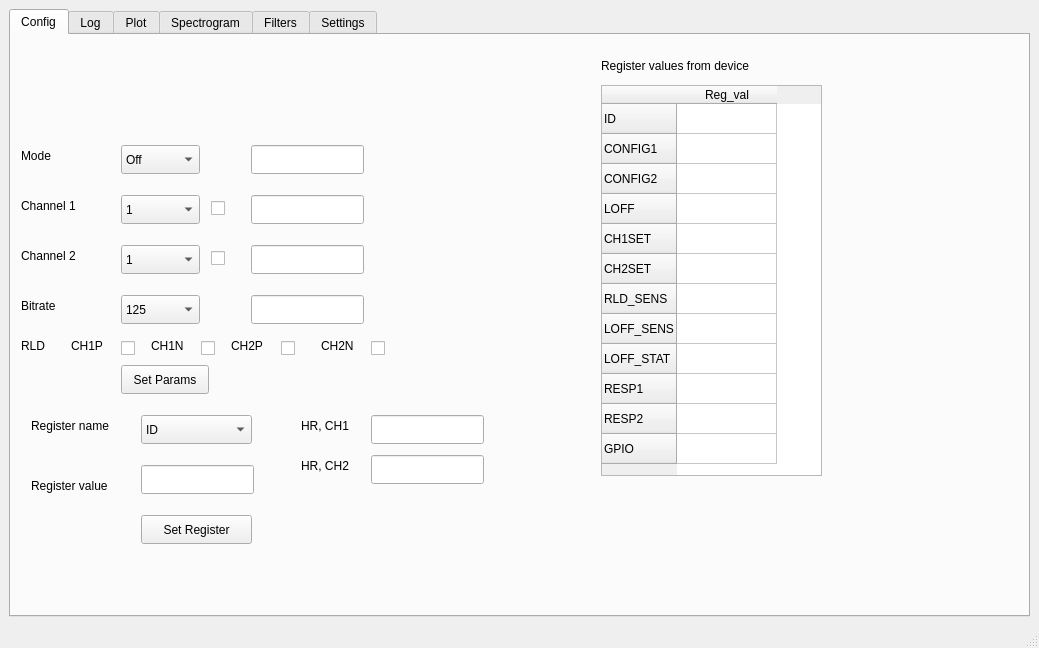
<?xml version="1.0" encoding="UTF-8"?>
<ui version="4.0">
 <class>MainWindow</class>
 <widget class="QMainWindow" name="MainWindow">
  <property name="geometry">
   <rect>
    <x>0</x>
    <y>0</y>
    <width>1039</width>
    <height>648</height>
   </rect>
  </property>
  <property name="windowTitle">
   <string>MainWindow</string>
  </property>
  <widget class="QWidget" name="centralwidget">
   <layout class="QVBoxLayout" name="verticalLayout">
    <item>
     <widget class="QTabWidget" name="tabWidget">
      <property name="currentIndex">
       <number>0</number>
      </property>
      <property name="tabsClosable">
       <bool>false</bool>
      </property>
      <property name="movable">
       <bool>false</bool>
      </property>
      <widget class="QWidget" name="configTab">
       <attribute name="title">
        <string>Config</string>
       </attribute>
       <widget class="QTableWidget" name="registerReadTable">
        <property name="geometry">
         <rect>
          <x>590</x>
          <y>50</y>
          <width>221</width>
          <height>391</height>
         </rect>
        </property>
        <property name="rowCount">
         <number>12</number>
        </property>
        <property name="columnCount">
         <number>1</number>
        </property>
        <attribute name="horizontalHeaderDefaultSectionSize">
         <number>100</number>
        </attribute>
        <row>
         <property name="text">
          <string>ID</string>
         </property>
        </row>
        <row>
         <property name="text">
          <string>CONFIG1</string>
         </property>
        </row>
        <row>
         <property name="text">
          <string>CONFIG2</string>
         </property>
        </row>
        <row>
         <property name="text">
          <string>LOFF</string>
         </property>
        </row>
        <row>
         <property name="text">
          <string>CH1SET</string>
         </property>
        </row>
        <row>
         <property name="text">
          <string>CH2SET</string>
         </property>
        </row>
        <row>
         <property name="text">
          <string>RLD_SENS</string>
         </property>
        </row>
        <row>
         <property name="text">
          <string>LOFF_SENS</string>
         </property>
        </row>
        <row>
         <property name="text">
          <string>LOFF_STAT</string>
         </property>
        </row>
        <row>
         <property name="text">
          <string>RESP1</string>
         </property>
        </row>
        <row>
         <property name="text">
          <string>RESP2</string>
         </property>
        </row>
        <row>
         <property name="text">
          <string>GPIO</string>
         </property>
        </row>
        <column>
         <property name="text">
          <string>Reg_val</string>
         </property>
        </column>
       </widget>
       <widget class="QComboBox" name="modeComboBox">
        <property name="geometry">
         <rect>
          <x>110</x>
          <y>110</y>
          <width>79</width>
          <height>29</height>
         </rect>
        </property>
        <item>
         <property name="text">
          <string>Off</string>
         </property>
        </item>
        <item>
         <property name="text">
          <string>On</string>
         </property>
        </item>
        <item>
         <property name="text">
          <string>Test</string>
         </property>
        </item>
       </widget>
       <widget class="QComboBox" name="channel1ComboBox">
        <property name="geometry">
         <rect>
          <x>110</x>
          <y>160</y>
          <width>79</width>
          <height>29</height>
         </rect>
        </property>
        <item>
         <property name="text">
          <string>1</string>
         </property>
        </item>
        <item>
         <property name="text">
          <string>2</string>
         </property>
        </item>
        <item>
         <property name="text">
          <string>3</string>
         </property>
        </item>
        <item>
         <property name="text">
          <string>4</string>
         </property>
        </item>
        <item>
         <property name="text">
          <string>6</string>
         </property>
        </item>
        <item>
         <property name="text">
          <string>8</string>
         </property>
        </item>
        <item>
         <property name="text">
          <string>12</string>
         </property>
        </item>
       </widget>
       <widget class="QComboBox" name="channel2ComboBox">
        <property name="geometry">
         <rect>
          <x>110</x>
          <y>210</y>
          <width>79</width>
          <height>29</height>
         </rect>
        </property>
        <item>
         <property name="text">
          <string>1</string>
         </property>
        </item>
        <item>
         <property name="text">
          <string>2</string>
         </property>
        </item>
        <item>
         <property name="text">
          <string>3</string>
         </property>
        </item>
        <item>
         <property name="text">
          <string>4</string>
         </property>
        </item>
        <item>
         <property name="text">
          <string>6</string>
         </property>
        </item>
        <item>
         <property name="text">
          <string>8</string>
         </property>
        </item>
        <item>
         <property name="text">
          <string>12</string>
         </property>
        </item>
       </widget>
       <widget class="QLabel" name="label">
        <property name="geometry">
         <rect>
          <x>10</x>
          <y>110</y>
          <width>63</width>
          <height>21</height>
         </rect>
        </property>
        <property name="text">
         <string>Mode</string>
        </property>
       </widget>
       <widget class="QLabel" name="label_2">
        <property name="geometry">
         <rect>
          <x>590</x>
          <y>20</y>
          <width>211</width>
          <height>21</height>
         </rect>
        </property>
        <property name="text">
         <string>Register values from device</string>
        </property>
       </widget>
       <widget class="QLabel" name="label_3">
        <property name="geometry">
         <rect>
          <x>10</x>
          <y>160</y>
          <width>81</width>
          <height>21</height>
         </rect>
        </property>
        <property name="text">
         <string>Channel 1</string>
        </property>
       </widget>
       <widget class="QLabel" name="label_4">
        <property name="geometry">
         <rect>
          <x>10</x>
          <y>210</y>
          <width>81</width>
          <height>21</height>
         </rect>
        </property>
        <property name="text">
         <string>Channel 2</string>
        </property>
       </widget>
       <widget class="QLabel" name="label_5">
        <property name="geometry">
         <rect>
          <x>10</x>
          <y>260</y>
          <width>81</width>
          <height>21</height>
         </rect>
        </property>
        <property name="text">
         <string>Bitrate</string>
        </property>
       </widget>
       <widget class="QComboBox" name="bitrateComboBox">
        <property name="geometry">
         <rect>
          <x>110</x>
          <y>260</y>
          <width>79</width>
          <height>29</height>
         </rect>
        </property>
        <item>
         <property name="text">
          <string>125</string>
         </property>
        </item>
        <item>
         <property name="text">
          <string>250</string>
         </property>
        </item>
        <item>
         <property name="text">
          <string>500</string>
         </property>
        </item>
        <item>
         <property name="text">
          <string>1000</string>
         </property>
        </item>
        <item>
         <property name="text">
          <string>2000</string>
         </property>
        </item>
        <item>
         <property name="text">
          <string>4000</string>
         </property>
        </item>
        <item>
         <property name="text">
          <string>8000</string>
         </property>
        </item>
       </widget>
       <widget class="QPushButton" name="saveParamsPushButton">
        <property name="geometry">
         <rect>
          <x>110</x>
          <y>330</y>
          <width>88</width>
          <height>29</height>
         </rect>
        </property>
        <property name="text">
         <string>Set Params</string>
        </property>
       </widget>
       <widget class="QComboBox" name="setRegisterComboBox">
        <property name="geometry">
         <rect>
          <x>130</x>
          <y>380</y>
          <width>111</width>
          <height>29</height>
         </rect>
        </property>
        <item>
         <property name="text">
          <string>ID</string>
         </property>
        </item>
        <item>
         <property name="text">
          <string>CONFIG1</string>
         </property>
        </item>
        <item>
         <property name="text">
          <string>CONFIG2</string>
         </property>
        </item>
        <item>
         <property name="text">
          <string>LOFF</string>
         </property>
        </item>
        <item>
         <property name="text">
          <string>CH1SET</string>
         </property>
        </item>
        <item>
         <property name="text">
          <string>CH2SET</string>
         </property>
        </item>
        <item>
         <property name="text">
          <string>RLD_SENS</string>
         </property>
        </item>
        <item>
         <property name="text">
          <string>LOFF_SENS</string>
         </property>
        </item>
        <item>
         <property name="text">
          <string>LOFF_STAT</string>
         </property>
        </item>
        <item>
         <property name="text">
          <string>RESP1</string>
         </property>
        </item>
        <item>
         <property name="text">
          <string>RESP2</string>
         </property>
        </item>
        <item>
         <property name="text">
          <string>GPIO</string>
         </property>
        </item>
       </widget>
       <widget class="QLabel" name="label_6">
        <property name="geometry">
         <rect>
          <x>20</x>
          <y>380</y>
          <width>111</width>
          <height>21</height>
         </rect>
        </property>
        <property name="text">
         <string>Register name</string>
        </property>
       </widget>
       <widget class="QLabel" name="label_7">
        <property name="geometry">
         <rect>
          <x>20</x>
          <y>440</y>
          <width>101</width>
          <height>21</height>
         </rect>
        </property>
        <property name="text">
         <string>Register value</string>
        </property>
       </widget>
       <widget class="QPushButton" name="saveRegisterPushButton">
        <property name="geometry">
         <rect>
          <x>130</x>
          <y>480</y>
          <width>111</width>
          <height>29</height>
         </rect>
        </property>
        <property name="text">
         <string>Set Register</string>
        </property>
       </widget>
       <widget class="QLineEdit" name="setRegisterLineEdit">
        <property name="geometry">
         <rect>
          <x>130</x>
          <y>430</y>
          <width>113</width>
          <height>29</height>
         </rect>
        </property>
       </widget>
       <widget class="QCheckBox" name="channel1CheckBox">
        <property name="geometry">
         <rect>
          <x>200</x>
          <y>160</y>
          <width>21</width>
          <height>27</height>
         </rect>
        </property>
        <property name="text">
         <string/>
        </property>
       </widget>
       <widget class="QCheckBox" name="channel2CheckBox">
        <property name="geometry">
         <rect>
          <x>200</x>
          <y>210</y>
          <width>21</width>
          <height>27</height>
         </rect>
        </property>
        <property name="text">
         <string/>
        </property>
       </widget>
       <widget class="QLineEdit" name="modeLineEdit">
        <property name="geometry">
         <rect>
          <x>240</x>
          <y>110</y>
          <width>113</width>
          <height>29</height>
         </rect>
        </property>
       </widget>
       <widget class="QLineEdit" name="channel1LineEdit">
        <property name="geometry">
         <rect>
          <x>240</x>
          <y>160</y>
          <width>113</width>
          <height>29</height>
         </rect>
        </property>
       </widget>
       <widget class="QLineEdit" name="channel2LineEdit">
        <property name="geometry">
         <rect>
          <x>240</x>
          <y>210</y>
          <width>113</width>
          <height>29</height>
         </rect>
        </property>
       </widget>
       <widget class="QLineEdit" name="bitrateLineEdit">
        <property name="geometry">
         <rect>
          <x>240</x>
          <y>260</y>
          <width>113</width>
          <height>29</height>
         </rect>
        </property>
       </widget>
       <widget class="QCheckBox" name="RLDCH1PCheckBox">
        <property name="geometry">
         <rect>
          <x>110</x>
          <y>300</y>
          <width>21</width>
          <height>27</height>
         </rect>
        </property>
        <property name="text">
         <string/>
        </property>
       </widget>
       <widget class="QLabel" name="label_8">
        <property name="geometry">
         <rect>
          <x>10</x>
          <y>300</y>
          <width>63</width>
          <height>21</height>
         </rect>
        </property>
        <property name="text">
         <string>RLD</string>
        </property>
       </widget>
       <widget class="QLabel" name="label_9">
        <property name="geometry">
         <rect>
          <x>60</x>
          <y>300</y>
          <width>41</width>
          <height>21</height>
         </rect>
        </property>
        <property name="text">
         <string>CH1P</string>
        </property>
       </widget>
       <widget class="QLabel" name="label_19">
        <property name="geometry">
         <rect>
          <x>140</x>
          <y>300</y>
          <width>41</width>
          <height>21</height>
         </rect>
        </property>
        <property name="text">
         <string>CH1N</string>
        </property>
       </widget>
       <widget class="QCheckBox" name="RLDCH1NCheckBox">
        <property name="geometry">
         <rect>
          <x>190</x>
          <y>300</y>
          <width>21</width>
          <height>27</height>
         </rect>
        </property>
        <property name="text">
         <string/>
        </property>
       </widget>
       <widget class="QLabel" name="label_20">
        <property name="geometry">
         <rect>
          <x>220</x>
          <y>300</y>
          <width>41</width>
          <height>21</height>
         </rect>
        </property>
        <property name="text">
         <string>CH2P</string>
        </property>
       </widget>
       <widget class="QCheckBox" name="RLDCH2PCheckBox">
        <property name="geometry">
         <rect>
          <x>270</x>
          <y>300</y>
          <width>21</width>
          <height>27</height>
         </rect>
        </property>
        <property name="text">
         <string/>
        </property>
       </widget>
       <widget class="QLabel" name="label_21">
        <property name="geometry">
         <rect>
          <x>310</x>
          <y>300</y>
          <width>41</width>
          <height>21</height>
         </rect>
        </property>
        <property name="text">
         <string>CH2N</string>
        </property>
       </widget>
       <widget class="QCheckBox" name="RLDCH2NCheckBox">
        <property name="geometry">
         <rect>
          <x>360</x>
          <y>300</y>
          <width>21</width>
          <height>27</height>
         </rect>
        </property>
        <property name="text">
         <string/>
        </property>
       </widget>
       <widget class="QLineEdit" name="pulseLineEdit_1">
        <property name="geometry">
         <rect>
          <x>360</x>
          <y>380</y>
          <width>113</width>
          <height>29</height>
         </rect>
        </property>
       </widget>
       <widget class="QLineEdit" name="pulseLineEdit_2">
        <property name="geometry">
         <rect>
          <x>360</x>
          <y>420</y>
          <width>113</width>
          <height>29</height>
         </rect>
        </property>
       </widget>
       <widget class="QLabel" name="label_10">
        <property name="geometry">
         <rect>
          <x>290</x>
          <y>380</y>
          <width>63</width>
          <height>21</height>
         </rect>
        </property>
        <property name="text">
         <string>HR, CH1</string>
        </property>
       </widget>
       <widget class="QLabel" name="label_11">
        <property name="geometry">
         <rect>
          <x>290</x>
          <y>420</y>
          <width>63</width>
          <height>21</height>
         </rect>
        </property>
        <property name="text">
         <string>HR, CH2</string>
        </property>
       </widget>
      </widget>
      <widget class="QWidget" name="logTab">
       <attribute name="title">
        <string>Log</string>
       </attribute>
       <widget class="QCheckBox" name="debugCheckBox">
        <property name="geometry">
         <rect>
          <x>820</x>
          <y>490</y>
          <width>71</width>
          <height>27</height>
         </rect>
        </property>
        <property name="text">
         <string>Debug</string>
        </property>
       </widget>
       <widget class="QTextEdit" name="logOutput">
        <property name="geometry">
         <rect>
          <x>10</x>
          <y>20</y>
          <width>800</width>
          <height>500</height>
         </rect>
        </property>
        <property name="maximumSize">
         <size>
          <width>800</width>
          <height>500</height>
         </size>
        </property>
       </widget>
       <widget class="QCheckBox" name="receiverCheckBox">
        <property name="geometry">
         <rect>
          <x>820</x>
          <y>450</y>
          <width>101</width>
          <height>27</height>
         </rect>
        </property>
        <property name="text">
         <string>Receiver</string>
        </property>
       </widget>
       <widget class="QCheckBox" name="transmitterCheckBox">
        <property name="geometry">
         <rect>
          <x>820</x>
          <y>410</y>
          <width>111</width>
          <height>27</height>
         </rect>
        </property>
        <property name="text">
         <string>Transmitter</string>
        </property>
       </widget>
      </widget>
      <widget class="QWidget" name="plotTab">
       <attribute name="title">
        <string>Plot</string>
       </attribute>
       <layout class="QVBoxLayout" name="plotLayout"/>
      </widget>
      <widget class="QWidget" name="spectrogramTab">
       <attribute name="title">
        <string>Spectrogram</string>
       </attribute>
       <layout class="QVBoxLayout" name="spectrogramLayout"/>
      </widget>
      <widget class="QWidget" name="filterTab">
       <attribute name="title">
        <string>Filters</string>
       </attribute>
      </widget>
      <widget class="QWidget" name="settingsTab">
       <attribute name="title">
        <string>Settings</string>
       </attribute>
       <widget class="QCheckBox" name="darkModeCheckBox">
        <property name="geometry">
         <rect>
          <x>20</x>
          <y>20</y>
          <width>111</width>
          <height>27</height>
         </rect>
        </property>
        <property name="text">
         <string>Dark Mode</string>
        </property>
       </widget>
       <widget class="QCheckBox" name="CMV1_CheckBox">
        <property name="geometry">
         <rect>
          <x>20</x>
          <y>90</y>
          <width>21</width>
          <height>27</height>
         </rect>
        </property>
        <property name="text">
         <string/>
        </property>
       </widget>
       <widget class="QLabel" name="label_14">
        <property name="geometry">
         <rect>
          <x>50</x>
          <y>90</y>
          <width>61</width>
          <height>21</height>
         </rect>
        </property>
        <property name="text">
         <string>CM CH1</string>
        </property>
       </widget>
       <widget class="QCheckBox" name="CMV2_CheckBox">
        <property name="geometry">
         <rect>
          <x>20</x>
          <y>120</y>
          <width>21</width>
          <height>27</height>
         </rect>
        </property>
        <property name="text">
         <string/>
        </property>
       </widget>
       <widget class="QLabel" name="label_15">
        <property name="geometry">
         <rect>
          <x>50</x>
          <y>120</y>
          <width>61</width>
          <height>21</height>
         </rect>
        </property>
        <property name="text">
         <string>CM CH2</string>
        </property>
       </widget>
      </widget>
     </widget>
    </item>
   </layout>
  </widget>
  <widget class="QMenuBar" name="menubar">
   <property name="geometry">
    <rect>
     <x>0</x>
     <y>0</y>
     <width>1039</width>
     <height>26</height>
    </rect>
   </property>
  </widget>
  <widget class="QStatusBar" name="statusbar"/>
 </widget>
 <resources/>
 <connections/>
</ui>
